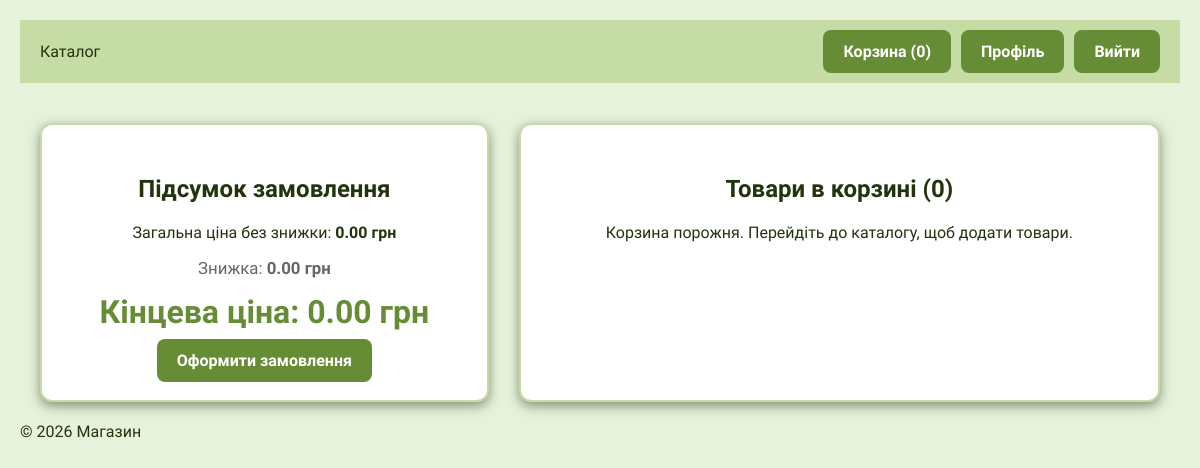
Page /cart/ (signed in) on the earlier database version.
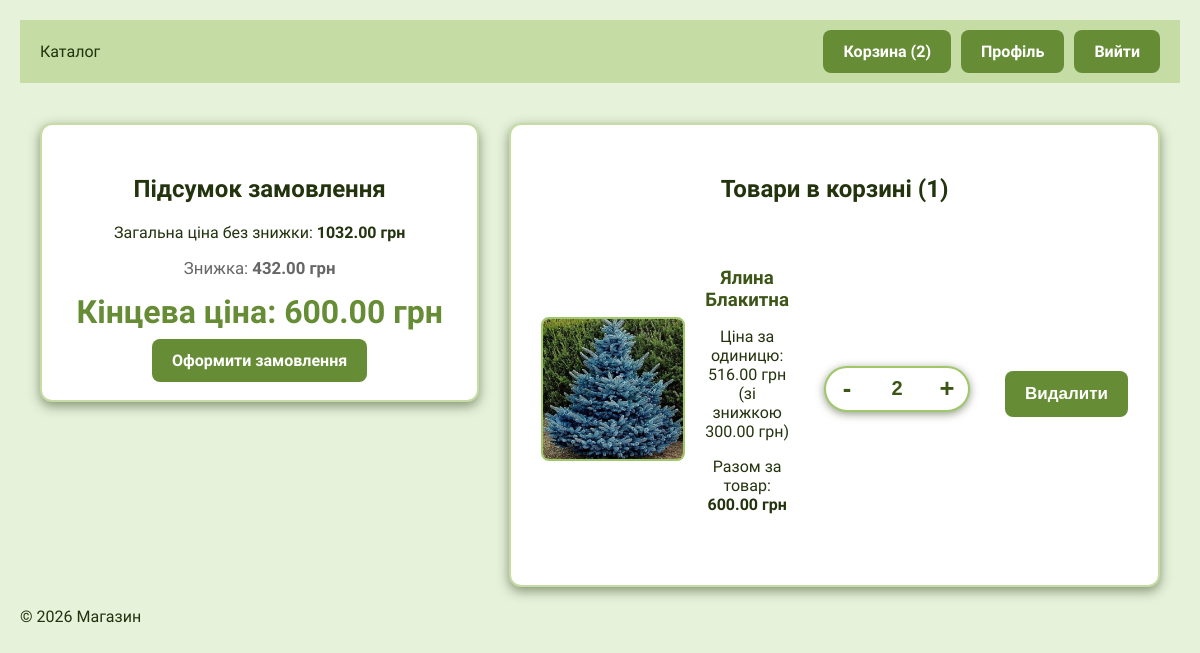
Same page on the later database version.
### main/models.py (models this page shows, shortened)
class Product(models.Model):
    category = models.ForeignKey(
        Category,
        on_delete=models.CASCADE,
        related_name='products',
        verbose_name="Категорія",
        null=True,
        blank=True
    )
    name = models.CharField(max_length=200, verbose_name="Назва")
    slug = models.SlugField(
        max_length=200,
        unique=True,
        verbose_name="Slug",
        null=True,
        blank=True
    )
    description = models.TextField(verbose_name="Опис")
    price = models.DecimalField(max_digits=10, decimal_places=2, verbose_name="Ціна")
    discount_price = models.DecimalField(max_digits=10, decimal_places=2, null=True, blank=True, verbose_name="Ціна зі знижкою")
    image = models.ImageField(upload_to="products/%Y/%m/%d", blank=True, null=True, verbose_name="Зображення")
    views = models.PositiveIntegerField(default=0, verbose_name="Перегляди")
    featured = models.BooleanField(default=False, verbose_name="Рекомендований")
    is_available = models.BooleanField(default=True, verbose_name="В наявності")
    created_at = models.DateTimeField(auto_now_add=True)
    updated_at = models.DateTimeField(auto_now=True)
    class Meta:
        ordering = ['-created_at']
        verbose_name = "Товар"
        verbose_name_plural = "Товари"

### cart/views.py (the view, shortened to what this page needs)
# urls.py: path('', views.cart_detail, name='cart_detail'),
def cart_detail(request):
    cart_items = []
    total_without_discount = Decimal('0.00')
    total_discount = Decimal('0.00')
    final_total = Decimal('0.00')
    if request.user.is_authenticated:
        cart_items_qs = CartItem.objects.filter(user=request.user).select_related('product')
        for item in cart_items_qs:
            product = item.product
            qty = item.quantity
            original_price = product.price
            discounted_price = product.discount_price if product.discount_price else original_price
            item_original_total = original_price * qty
            item_discount = (original_price - discounted_price) * qty if discounted_price < original_price else Decimal('0')
            item_final_total = discounted_price * qty
            total_without_discount += item_original_total
            total_discount += item_discount
            final_total += item_final_total
            cart_items.append({
                'product': product,
                'quantity': qty,
                'original_unit_price': original_price,
                'unit_price': discounted_price,
                'item_total': item_final_total,
            })
    context = {
        'cart_items': cart_items,
        'total_without_discount': total_without_discount,
        'total_discount': total_discount,
        'final_total': final_total,
    }
    return render(request, 'cart/cart.html', context)

### accounts/views.py (called while the page is built)
    def __call__(self, request):
        if request.path.startswith('/admin/'):
            if not request.user.is_authenticated or not request.user.is_staff:
                return redirect('main:product_list')
        return self.get_response(request)

### cart/context_processors.py (called while the page is built, shortened)
def cart_count(request):
    if request.user.is_authenticated:
        total = CartItem.objects.filter(user=request.user).aggregate(total=Sum('quantity'))['total']
        count = total or 0
    return {'cart_count': count}

### main/templatetags/shop_filters.py (called while the page is built)
@register.filter(name='currency')
def format_currency(value, currency='грн'):
    try:
        return f"{float(value):.2f} {currency}"
    except (ValueError, TypeError):
        return value

### cart/templates/cart/cart.html (shortened to what this page needs)
{% extends 'main/base.html' %}
{% load static shop_filters %}
{% block content %}
<div class="cart-page">
    <div class="cart-summary">
        <h2>Підсумок замовлення</h2>
        <p>Загальна ціна без знижки: <strong>{{ total_without_discount|currency }}</strong></p>
        <p class="discount-text">Знижка: <strong>{{ total_discount|currency }}</strong></p>
        <p class="final-price">Кінцева ціна: <strong>{{ final_total|currency }}</strong></p>
        <a href="#" class="btn" style="margin-top: 20px;">Оформити замовлення</a>
    </div>
    <div class="cart-items">
        <h2>Товари в корзині ({{ cart_items|length }})</h2>
        {% for item in cart_items %}
        <div class="cart-item">
            {% if item.product.image %}
                <img src="{{ item.product.image.url }}" alt="{{ item.product.name }}">
            {% endif %}
            <div class="cart-item-info">
                <h3>{{ item.product.name }}</h3>
                <p>Ціна за одиницю: {{ item.original_unit_price|currency }}
                   {% if item.unit_price != item.original_unit_price %}
                   (зі знижкою {{ item.unit_price|currency }})
                   {% endif %}
                </p>
                <p>Разом за товар: <strong>{{ item.item_total|currency }}</strong></p>
            </div>
            <div class="quantity-wrapper">
                <form method="post" action="{% url 'cart:update_quantity' item.product.id %}" class="quantity-form">
                    <div class="quantity-control">
                        <button type="button" class="qty-btn minus" aria-label="Зменшити">-</button>
                        <input type="number" name="quantity" value="{{ item.quantity }}" min="1" class="qty-input" aria-label="Кількість">
                        <button type="button" class="qty-btn plus" aria-label="Збільшити">+</button>
                    </div>
                </form>
            </div>
            <form method="post" action="{% url 'cart:remove_from_cart' item.product.id %}" class="remove-form">
                <button type="submit" class="btn btn-danger">Видалити</button>
            </form>
        </div>
        {% empty %}
        <p>Корзина порожня. Перейдіть до каталогу, щоб додати товари.</p>
        {% endfor %}
    </div>
</div>
{% endblock %}

Differences in the rows shown:
now on this page (row edited): Product: product.image (picture), product.name "Ялина Блакитна", original_unit_price "516.00 грн", unit_price "300.00 грн", item_total "600.00 грн", quantity "2"
Other differences:
{{ cart_count }}: "0" → "2"
{{ total_without_discount|currency }}: "0.00 грн" → "1032.00 грн"
{{ total_discount|currency }}: "0.00 грн" → "432.00 грн"
{{ final_total|currency }}: "0.00 грн" → "600.00 грн"
{{ cart_items|length }}: "0" → "1"
text no longer shown: "Корзина порожня. Перейдіть до каталогу, щоб додати товари."
